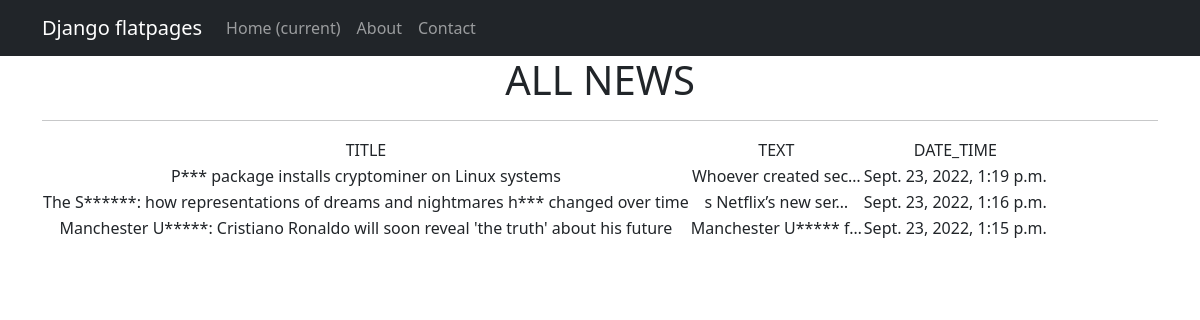
Page /news/ on the committed database.
### news_database/models.py (models this page shows, shortened)
class Post(models.Model):
    type = models.CharField(max_length=64, choices=TYPES, default='article')
    data_time = models.DateTimeField(auto_now_add=True)
    title = models.TextField(unique=True)
    text = models.TextField()
    rate = models.IntegerField(default=0)
    author = models.ForeignKey(Author, on_delete=models.CASCADE)
    category = models.ManyToManyField(Category, through='PostCategory')

### news_database/views.py (the view)
# urls.py: path('', NewsList.as_view()),
class NewsList(ListView):
    model = Post
    ordering = '-data_time'
    template_name = 'news.html'
    context_object_name = 'news'

### news_database/templatetags/custom_filters.py (called while the page is built)
@register.filter()
def censor(sentence):
    sentence = sentence.split(" ")
    result = ""
    ban_word_list = ["have", "sandman", "united", "pypi"]
    for word in sentence:
        if cleaning_word(word).lower() in ban_word_list:
            censured_word = cleaning_word(word).replace(f"{cleaning_word(word)[1:]}", "*" * (len(cleaning_word(word)) - 1))
            censured_word = list(censured_word)
            for symbol, index in returning_symbols_word(word).items():
                censured_word.insert(symbol, index)
            result += "".join(censured_word) + " "
        else:
            result += f"{word} "
    return result

### news_database/templatetags/sources.py (called while the page is built)
def cleaning_word(word):
    my_check_list = [":", ",", ".", ")", "(", "?", "!"]
    for check in my_check_list:
        if check in word:
            return cleaning_word(word.replace(f"{check}", ""))
    return word

def returning_symbols_word(word):
    my_check_list = [":", ",", ".", ")", "(", "?", "!"]
    my_simbols_dict = {}
    for check in my_check_list:
        if check in word:
            my_simbols_dict.update({word.index(f"{check}"): check})
    return my_simbols_dict

### templates/news.html (shortened to what this page needs)
{% extends 'flatpages/default.html' %}
{% load custom_filters %}
{% block content %}
<h1>ALL NEWS</h1>
<hr>
{% if news %}
    <table>
        <tr>
            <td>TITLE</td>
            <td>TEXT</td>
            <td>DATE_TIME</td>
        </tr>
    {% for new in news %}
        <tr>
            <td>{{ new.title|censor }}</td>
            <td>{{ new.text|truncatechars:20|censor }}</td>
            <td>{{ new.data_time }}</td>
        </tr>
    {% endfor %}
    </table>
{% else %}
    <h1>NO NEWS</h1>
{% endif %}
{% endblock content %}

### templates/flatpages/default.html (shortened to what this page needs)
<!DOCTYPE html>
<html lang="en">
    <head>
        {% load static %}
        <link href="{% static 'css/styles.css' %}" rel="stylesheet" />
    </head>
    <body>
        <nav class="navbar navbar-expand-lg navbar-dark bg-dark static-top">
            <div class="container">
                <a class="navbar-brand" href="#">Django flatpages</a>
                <div class="collapse navbar-collapse" id="navbarResponsive">
                    <ul class="navbar-nav ml-auto">
                        <li class="nav-item active">
                            <a class="nav-link" href="#">Home
                                <span class="sr-only">(current)</span>
                            </a>
                        </li>
                        <li class="nav-item">
                            <a class="nav-link" href="/about/">About</a>
                        </li>
                        <li class="nav-item">
                            <a class="nav-link" href="/contacts/">Contact</a>
                        </li>
                    </ul>
                </div>
            </div>
        </nav>
        <div class="container">
            <div class="row">
                <div class="col-lg-12 text-center">
                    {% block content %}{% endblock content %}
                </div>
            </div>
        </div>
    </body>
</html>

### rows in the picture
Post: title|censor "P*** package installs cryptominer on Linux systems", text|censor "Whoever created sec…", data_time "Sept. 23, 2022, 1:19 p.m."
Post: title|censor "The S******: how representations of dreams and nightmares h*** changed over time", text|censor "s Netflix’s new ser…", data_time "Sept. 23, 2022, 1:16 p.m."
Post: title|censor "Manchester U*****: Cristiano Ronaldo will soon reveal 'the truth' about his future", text|censor "Manchester U***** f…", data_time "Sept. 23, 2022, 1:15 p.m."
